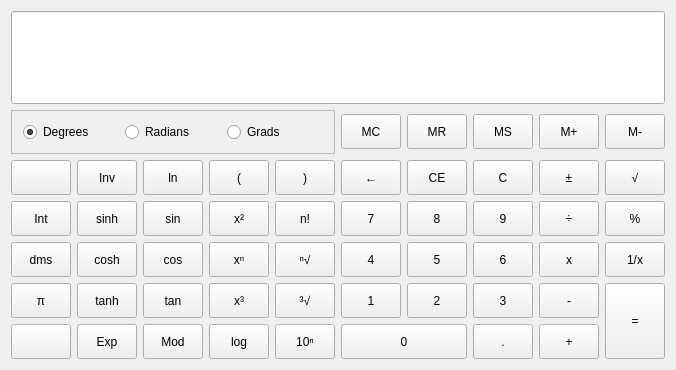
<?xml version="1.0" encoding="UTF-8"?>
<ui version="4.0">
 <class>MainWindow</class>
 <widget class="QMainWindow" name="MainWindow">
  <property name="geometry">
   <rect>
    <x>0</x>
    <y>0</y>
    <width>674</width>
    <height>370</height>
   </rect>
  </property>
  <property name="windowTitle">
   <string>MainWindow</string>
  </property>
  <widget class="QWidget" name="centralWidget">
   <layout class="QVBoxLayout" name="verticalLayout">
    <item>
     <widget class="InputBox" name="input">
      <property name="sizePolicy">
       <sizepolicy hsizetype="Expanding" vsizetype="Minimum">
        <horstretch>0</horstretch>
        <verstretch>0</verstretch>
       </sizepolicy>
      </property>
      <property name="font">
       <font>
        <pointsize>18</pointsize>
        <weight>75</weight>
        <bold>true</bold>
       </font>
      </property>
      <property name="alignment">
       <set>Qt::AlignRight|Qt::AlignTrailing|Qt::AlignVCenter</set>
      </property>
     </widget>
    </item>
    <item>
     <layout class="QGridLayout" name="gridLayout" rowstretch="0,0,0,0,0,0">
      <item row="3" column="5">
       <widget class="EventButton" name="btn4">
        <property name="minimumSize">
         <size>
          <width>60</width>
          <height>35</height>
         </size>
        </property>
        <property name="maximumSize">
         <size>
          <width>16777215</width>
          <height>16777215</height>
         </size>
        </property>
        <property name="text">
         <string>4</string>
        </property>
       </widget>
      </item>
      <item row="3" column="7">
       <widget class="EventButton" name="btn6">
        <property name="minimumSize">
         <size>
          <width>60</width>
          <height>35</height>
         </size>
        </property>
        <property name="maximumSize">
         <size>
          <width>16777215</width>
          <height>16777215</height>
         </size>
        </property>
        <property name="text">
         <string>6</string>
        </property>
       </widget>
      </item>
      <item row="2" column="0">
       <widget class="EventButton" name="pushButton_51">
        <property name="minimumSize">
         <size>
          <width>60</width>
          <height>35</height>
         </size>
        </property>
        <property name="maximumSize">
         <size>
          <width>16777215</width>
          <height>16777215</height>
         </size>
        </property>
        <property name="text">
         <string>Int</string>
        </property>
       </widget>
      </item>
      <item row="2" column="1">
       <widget class="EventButton" name="pushButton_52">
        <property name="minimumSize">
         <size>
          <width>60</width>
          <height>35</height>
         </size>
        </property>
        <property name="maximumSize">
         <size>
          <width>16777215</width>
          <height>16777215</height>
         </size>
        </property>
        <property name="text">
         <string>sinh</string>
        </property>
       </widget>
      </item>
      <item row="2" column="2">
       <widget class="EventButton" name="pushButton_53">
        <property name="minimumSize">
         <size>
          <width>60</width>
          <height>35</height>
         </size>
        </property>
        <property name="maximumSize">
         <size>
          <width>16777215</width>
          <height>16777215</height>
         </size>
        </property>
        <property name="text">
         <string>sin</string>
        </property>
       </widget>
      </item>
      <item row="2" column="4">
       <widget class="EventButton" name="pushButton_55">
        <property name="minimumSize">
         <size>
          <width>60</width>
          <height>35</height>
         </size>
        </property>
        <property name="maximumSize">
         <size>
          <width>16777215</width>
          <height>16777215</height>
         </size>
        </property>
        <property name="text">
         <string>n!</string>
        </property>
       </widget>
      </item>
      <item row="2" column="3">
       <widget class="EventButton" name="pushButton_54">
        <property name="minimumSize">
         <size>
          <width>60</width>
          <height>35</height>
         </size>
        </property>
        <property name="maximumSize">
         <size>
          <width>16777215</width>
          <height>16777215</height>
         </size>
        </property>
        <property name="text">
         <string>x²</string>
        </property>
       </widget>
      </item>
      <item row="1" column="4">
       <widget class="EventButton" name="btnRightBracket">
        <property name="minimumSize">
         <size>
          <width>60</width>
          <height>35</height>
         </size>
        </property>
        <property name="maximumSize">
         <size>
          <width>16777215</width>
          <height>16777215</height>
         </size>
        </property>
        <property name="text">
         <string>)</string>
        </property>
       </widget>
      </item>
      <item row="1" column="1">
       <widget class="EventButton" name="pushButton_44">
        <property name="minimumSize">
         <size>
          <width>60</width>
          <height>35</height>
         </size>
        </property>
        <property name="maximumSize">
         <size>
          <width>16777215</width>
          <height>16777215</height>
         </size>
        </property>
        <property name="text">
         <string>Inv</string>
        </property>
       </widget>
      </item>
      <item row="1" column="5">
       <widget class="EventButton" name="btnBack">
        <property name="minimumSize">
         <size>
          <width>60</width>
          <height>35</height>
         </size>
        </property>
        <property name="maximumSize">
         <size>
          <width>16777215</width>
          <height>16777215</height>
         </size>
        </property>
        <property name="text">
         <string>←</string>
        </property>
       </widget>
      </item>
      <item row="1" column="2">
       <widget class="EventButton" name="pushButton_45">
        <property name="minimumSize">
         <size>
          <width>60</width>
          <height>35</height>
         </size>
        </property>
        <property name="maximumSize">
         <size>
          <width>16777215</width>
          <height>16777215</height>
         </size>
        </property>
        <property name="text">
         <string>ln</string>
        </property>
       </widget>
      </item>
      <item row="1" column="0">
       <widget class="EventButton" name="pushButton_42">
        <property name="minimumSize">
         <size>
          <width>60</width>
          <height>35</height>
         </size>
        </property>
        <property name="maximumSize">
         <size>
          <width>16777215</width>
          <height>16777215</height>
         </size>
        </property>
        <property name="text">
         <string/>
        </property>
       </widget>
      </item>
      <item row="1" column="3">
       <widget class="EventButton" name="btnLeftBracket">
        <property name="minimumSize">
         <size>
          <width>60</width>
          <height>35</height>
         </size>
        </property>
        <property name="maximumSize">
         <size>
          <width>16777215</width>
          <height>16777215</height>
         </size>
        </property>
        <property name="text">
         <string>(</string>
        </property>
       </widget>
      </item>
      <item row="4" column="5">
       <widget class="EventButton" name="btn1">
        <property name="minimumSize">
         <size>
          <width>60</width>
          <height>35</height>
         </size>
        </property>
        <property name="maximumSize">
         <size>
          <width>16777215</width>
          <height>16777215</height>
         </size>
        </property>
        <property name="text">
         <string>1</string>
        </property>
       </widget>
      </item>
      <item row="4" column="9" rowspan="2">
       <widget class="EventButton" name="btnEquals">
        <property name="sizePolicy">
         <sizepolicy hsizetype="Minimum" vsizetype="Minimum">
          <horstretch>0</horstretch>
          <verstretch>0</verstretch>
         </sizepolicy>
        </property>
        <property name="minimumSize">
         <size>
          <width>60</width>
          <height>35</height>
         </size>
        </property>
        <property name="maximumSize">
         <size>
          <width>16777215</width>
          <height>16777215</height>
         </size>
        </property>
        <property name="text">
         <string>=</string>
        </property>
       </widget>
      </item>
      <item row="5" column="7">
       <widget class="EventButton" name="btnDecimal">
        <property name="minimumSize">
         <size>
          <width>60</width>
          <height>35</height>
         </size>
        </property>
        <property name="maximumSize">
         <size>
          <width>16777215</width>
          <height>16777215</height>
         </size>
        </property>
        <property name="text">
         <string>.</string>
        </property>
       </widget>
      </item>
      <item row="3" column="8">
       <widget class="EventButton" name="btnMultiply">
        <property name="minimumSize">
         <size>
          <width>60</width>
          <height>35</height>
         </size>
        </property>
        <property name="maximumSize">
         <size>
          <width>16777215</width>
          <height>16777215</height>
         </size>
        </property>
        <property name="text">
         <string>x</string>
        </property>
       </widget>
      </item>
      <item row="3" column="6">
       <widget class="EventButton" name="btn5">
        <property name="minimumSize">
         <size>
          <width>60</width>
          <height>35</height>
         </size>
        </property>
        <property name="maximumSize">
         <size>
          <width>16777215</width>
          <height>16777215</height>
         </size>
        </property>
        <property name="text">
         <string>5</string>
        </property>
       </widget>
      </item>
      <item row="0" column="6">
       <widget class="EventButton" name="btnMemReset">
        <property name="minimumSize">
         <size>
          <width>60</width>
          <height>35</height>
         </size>
        </property>
        <property name="maximumSize">
         <size>
          <width>16777215</width>
          <height>16777215</height>
         </size>
        </property>
        <property name="text">
         <string>MR</string>
        </property>
       </widget>
      </item>
      <item row="2" column="8">
       <widget class="EventButton" name="btnDivide">
        <property name="minimumSize">
         <size>
          <width>60</width>
          <height>35</height>
         </size>
        </property>
        <property name="maximumSize">
         <size>
          <width>16777215</width>
          <height>16777215</height>
         </size>
        </property>
        <property name="text">
         <string>÷</string>
        </property>
       </widget>
      </item>
      <item row="1" column="9">
       <widget class="EventButton" name="btnRoot">
        <property name="minimumSize">
         <size>
          <width>60</width>
          <height>35</height>
         </size>
        </property>
        <property name="maximumSize">
         <size>
          <width>16777215</width>
          <height>16777215</height>
         </size>
        </property>
        <property name="text">
         <string>√</string>
        </property>
       </widget>
      </item>
      <item row="2" column="9">
       <widget class="EventButton" name="btnPercent">
        <property name="minimumSize">
         <size>
          <width>60</width>
          <height>35</height>
         </size>
        </property>
        <property name="maximumSize">
         <size>
          <width>16777215</width>
          <height>16777215</height>
         </size>
        </property>
        <property name="text">
         <string>%</string>
        </property>
       </widget>
      </item>
      <item row="1" column="8">
       <widget class="EventButton" name="btnNegate">
        <property name="minimumSize">
         <size>
          <width>60</width>
          <height>35</height>
         </size>
        </property>
        <property name="maximumSize">
         <size>
          <width>16777215</width>
          <height>16777215</height>
         </size>
        </property>
        <property name="text">
         <string>±</string>
        </property>
       </widget>
      </item>
      <item row="4" column="8">
       <widget class="EventButton" name="btnMinus">
        <property name="minimumSize">
         <size>
          <width>60</width>
          <height>35</height>
         </size>
        </property>
        <property name="maximumSize">
         <size>
          <width>16777215</width>
          <height>16777215</height>
         </size>
        </property>
        <property name="text">
         <string>-</string>
        </property>
       </widget>
      </item>
      <item row="0" column="5">
       <widget class="EventButton" name="btnMemClear">
        <property name="minimumSize">
         <size>
          <width>60</width>
          <height>35</height>
         </size>
        </property>
        <property name="maximumSize">
         <size>
          <width>16777215</width>
          <height>16777215</height>
         </size>
        </property>
        <property name="text">
         <string>MC</string>
        </property>
       </widget>
      </item>
      <item row="0" column="7">
       <widget class="EventButton" name="btnMemSet">
        <property name="minimumSize">
         <size>
          <width>60</width>
          <height>35</height>
         </size>
        </property>
        <property name="maximumSize">
         <size>
          <width>16777215</width>
          <height>16777215</height>
         </size>
        </property>
        <property name="text">
         <string>MS</string>
        </property>
       </widget>
      </item>
      <item row="2" column="6">
       <widget class="EventButton" name="btn8">
        <property name="minimumSize">
         <size>
          <width>60</width>
          <height>35</height>
         </size>
        </property>
        <property name="maximumSize">
         <size>
          <width>16777215</width>
          <height>16777215</height>
         </size>
        </property>
        <property name="text">
         <string>8</string>
        </property>
       </widget>
      </item>
      <item row="0" column="8">
       <widget class="EventButton" name="btnMemPlus">
        <property name="minimumSize">
         <size>
          <width>60</width>
          <height>35</height>
         </size>
        </property>
        <property name="maximumSize">
         <size>
          <width>16777215</width>
          <height>16777215</height>
         </size>
        </property>
        <property name="text">
         <string>M+</string>
        </property>
       </widget>
      </item>
      <item row="1" column="7">
       <widget class="EventButton" name="btnClear">
        <property name="minimumSize">
         <size>
          <width>60</width>
          <height>35</height>
         </size>
        </property>
        <property name="maximumSize">
         <size>
          <width>16777215</width>
          <height>16777215</height>
         </size>
        </property>
        <property name="text">
         <string>C</string>
        </property>
       </widget>
      </item>
      <item row="4" column="6">
       <widget class="EventButton" name="btn2">
        <property name="minimumSize">
         <size>
          <width>60</width>
          <height>35</height>
         </size>
        </property>
        <property name="maximumSize">
         <size>
          <width>16777215</width>
          <height>16777215</height>
         </size>
        </property>
        <property name="text">
         <string>2</string>
        </property>
       </widget>
      </item>
      <item row="1" column="6">
       <widget class="EventButton" name="btnClearAll">
        <property name="minimumSize">
         <size>
          <width>60</width>
          <height>35</height>
         </size>
        </property>
        <property name="maximumSize">
         <size>
          <width>16777215</width>
          <height>16777215</height>
         </size>
        </property>
        <property name="text">
         <string>CE</string>
        </property>
       </widget>
      </item>
      <item row="2" column="7">
       <widget class="EventButton" name="btn9">
        <property name="minimumSize">
         <size>
          <width>60</width>
          <height>35</height>
         </size>
        </property>
        <property name="maximumSize">
         <size>
          <width>16777215</width>
          <height>16777215</height>
         </size>
        </property>
        <property name="text">
         <string>9</string>
        </property>
       </widget>
      </item>
      <item row="2" column="5">
       <widget class="EventButton" name="btn7">
        <property name="minimumSize">
         <size>
          <width>60</width>
          <height>35</height>
         </size>
        </property>
        <property name="maximumSize">
         <size>
          <width>16777215</width>
          <height>16777215</height>
         </size>
        </property>
        <property name="text">
         <string>7</string>
        </property>
       </widget>
      </item>
      <item row="0" column="9">
       <widget class="EventButton" name="btnMemMinus">
        <property name="minimumSize">
         <size>
          <width>60</width>
          <height>35</height>
         </size>
        </property>
        <property name="maximumSize">
         <size>
          <width>16777215</width>
          <height>16777215</height>
         </size>
        </property>
        <property name="text">
         <string>M-</string>
        </property>
       </widget>
      </item>
      <item row="4" column="7">
       <widget class="EventButton" name="btn3">
        <property name="minimumSize">
         <size>
          <width>60</width>
          <height>35</height>
         </size>
        </property>
        <property name="maximumSize">
         <size>
          <width>16777215</width>
          <height>16777215</height>
         </size>
        </property>
        <property name="text">
         <string>3</string>
        </property>
       </widget>
      </item>
      <item row="3" column="0">
       <widget class="EventButton" name="pushButton_56">
        <property name="minimumSize">
         <size>
          <width>60</width>
          <height>35</height>
         </size>
        </property>
        <property name="maximumSize">
         <size>
          <width>16777215</width>
          <height>16777215</height>
         </size>
        </property>
        <property name="text">
         <string>dms</string>
        </property>
       </widget>
      </item>
      <item row="3" column="1">
       <widget class="EventButton" name="pushButton_57">
        <property name="minimumSize">
         <size>
          <width>60</width>
          <height>35</height>
         </size>
        </property>
        <property name="maximumSize">
         <size>
          <width>16777215</width>
          <height>16777215</height>
         </size>
        </property>
        <property name="text">
         <string>cosh</string>
        </property>
       </widget>
      </item>
      <item row="3" column="2">
       <widget class="EventButton" name="pushButton_58">
        <property name="minimumSize">
         <size>
          <width>60</width>
          <height>35</height>
         </size>
        </property>
        <property name="maximumSize">
         <size>
          <width>16777215</width>
          <height>16777215</height>
         </size>
        </property>
        <property name="text">
         <string>cos</string>
        </property>
       </widget>
      </item>
      <item row="3" column="3">
       <widget class="EventButton" name="pushButton_59">
        <property name="minimumSize">
         <size>
          <width>60</width>
          <height>35</height>
         </size>
        </property>
        <property name="maximumSize">
         <size>
          <width>16777215</width>
          <height>16777215</height>
         </size>
        </property>
        <property name="text">
         <string>xⁿ</string>
        </property>
       </widget>
      </item>
      <item row="3" column="4">
       <widget class="EventButton" name="pushButton_60">
        <property name="minimumSize">
         <size>
          <width>60</width>
          <height>35</height>
         </size>
        </property>
        <property name="maximumSize">
         <size>
          <width>16777215</width>
          <height>16777215</height>
         </size>
        </property>
        <property name="text">
         <string>ⁿ√</string>
        </property>
       </widget>
      </item>
      <item row="3" column="9">
       <widget class="EventButton" name="btnReciprocal">
        <property name="minimumSize">
         <size>
          <width>60</width>
          <height>35</height>
         </size>
        </property>
        <property name="maximumSize">
         <size>
          <width>16777215</width>
          <height>16777215</height>
         </size>
        </property>
        <property name="text">
         <string>1/x</string>
        </property>
       </widget>
      </item>
      <item row="5" column="8">
       <widget class="EventButton" name="btnPlus">
        <property name="minimumSize">
         <size>
          <width>60</width>
          <height>35</height>
         </size>
        </property>
        <property name="maximumSize">
         <size>
          <width>16777215</width>
          <height>16777215</height>
         </size>
        </property>
        <property name="text">
         <string>+</string>
        </property>
       </widget>
      </item>
      <item row="5" column="5" colspan="2">
       <widget class="EventButton" name="btn0">
        <property name="minimumSize">
         <size>
          <width>60</width>
          <height>35</height>
         </size>
        </property>
        <property name="maximumSize">
         <size>
          <width>16777215</width>
          <height>16777215</height>
         </size>
        </property>
        <property name="text">
         <string>0</string>
        </property>
       </widget>
      </item>
      <item row="4" column="0">
       <widget class="EventButton" name="pushButton_61">
        <property name="minimumSize">
         <size>
          <width>60</width>
          <height>35</height>
         </size>
        </property>
        <property name="maximumSize">
         <size>
          <width>16777215</width>
          <height>16777215</height>
         </size>
        </property>
        <property name="text">
         <string>π</string>
        </property>
       </widget>
      </item>
      <item row="4" column="1">
       <widget class="EventButton" name="pushButton_62">
        <property name="minimumSize">
         <size>
          <width>60</width>
          <height>35</height>
         </size>
        </property>
        <property name="maximumSize">
         <size>
          <width>16777215</width>
          <height>16777215</height>
         </size>
        </property>
        <property name="text">
         <string>tanh</string>
        </property>
       </widget>
      </item>
      <item row="4" column="2">
       <widget class="EventButton" name="pushButton_63">
        <property name="minimumSize">
         <size>
          <width>60</width>
          <height>35</height>
         </size>
        </property>
        <property name="maximumSize">
         <size>
          <width>16777215</width>
          <height>16777215</height>
         </size>
        </property>
        <property name="text">
         <string>tan</string>
        </property>
       </widget>
      </item>
      <item row="4" column="3">
       <widget class="EventButton" name="pushButton_64">
        <property name="minimumSize">
         <size>
          <width>60</width>
          <height>35</height>
         </size>
        </property>
        <property name="maximumSize">
         <size>
          <width>16777215</width>
          <height>16777215</height>
         </size>
        </property>
        <property name="text">
         <string>x³</string>
        </property>
       </widget>
      </item>
      <item row="4" column="4">
       <widget class="EventButton" name="pushButton_65">
        <property name="minimumSize">
         <size>
          <width>60</width>
          <height>35</height>
         </size>
        </property>
        <property name="maximumSize">
         <size>
          <width>16777215</width>
          <height>16777215</height>
         </size>
        </property>
        <property name="text">
         <string>³√</string>
        </property>
       </widget>
      </item>
      <item row="5" column="0">
       <widget class="EventButton" name="pushButton_66">
        <property name="minimumSize">
         <size>
          <width>60</width>
          <height>35</height>
         </size>
        </property>
        <property name="maximumSize">
         <size>
          <width>16777215</width>
          <height>16777215</height>
         </size>
        </property>
        <property name="text">
         <string/>
        </property>
       </widget>
      </item>
      <item row="5" column="1">
       <widget class="EventButton" name="pushButton_67">
        <property name="minimumSize">
         <size>
          <width>60</width>
          <height>35</height>
         </size>
        </property>
        <property name="maximumSize">
         <size>
          <width>16777215</width>
          <height>16777215</height>
         </size>
        </property>
        <property name="text">
         <string>Exp</string>
        </property>
       </widget>
      </item>
      <item row="5" column="2">
       <widget class="EventButton" name="pushButton_68">
        <property name="minimumSize">
         <size>
          <width>60</width>
          <height>35</height>
         </size>
        </property>
        <property name="maximumSize">
         <size>
          <width>16777215</width>
          <height>16777215</height>
         </size>
        </property>
        <property name="text">
         <string>Mod</string>
        </property>
       </widget>
      </item>
      <item row="5" column="3">
       <widget class="EventButton" name="pushButton_69">
        <property name="minimumSize">
         <size>
          <width>60</width>
          <height>35</height>
         </size>
        </property>
        <property name="maximumSize">
         <size>
          <width>16777215</width>
          <height>16777215</height>
         </size>
        </property>
        <property name="text">
         <string>log</string>
        </property>
       </widget>
      </item>
      <item row="5" column="4">
       <widget class="EventButton" name="pushButton_70">
        <property name="minimumSize">
         <size>
          <width>60</width>
          <height>35</height>
         </size>
        </property>
        <property name="maximumSize">
         <size>
          <width>16777215</width>
          <height>16777215</height>
         </size>
        </property>
        <property name="text">
         <string>10ⁿ</string>
        </property>
       </widget>
      </item>
      <item row="0" column="0" colspan="5">
       <widget class="QFrame" name="frame">
        <property name="frameShape">
         <enum>QFrame::StyledPanel</enum>
        </property>
        <property name="frameShadow">
         <enum>QFrame::Raised</enum>
        </property>
        <layout class="QHBoxLayout" name="horizontalLayout_2">
         <item>
          <widget class="QRadioButton" name="radioButton">
           <property name="sizePolicy">
            <sizepolicy hsizetype="Minimum" vsizetype="Fixed">
             <horstretch>0</horstretch>
             <verstretch>0</verstretch>
            </sizepolicy>
           </property>
           <property name="text">
            <string>Degrees</string>
           </property>
           <property name="checked">
            <bool>true</bool>
           </property>
          </widget>
         </item>
         <item>
          <widget class="QRadioButton" name="radioButton_2">
           <property name="sizePolicy">
            <sizepolicy hsizetype="Minimum" vsizetype="Fixed">
             <horstretch>0</horstretch>
             <verstretch>0</verstretch>
            </sizepolicy>
           </property>
           <property name="text">
            <string>Radians</string>
           </property>
          </widget>
         </item>
         <item>
          <widget class="QRadioButton" name="radioButton_3">
           <property name="sizePolicy">
            <sizepolicy hsizetype="Minimum" vsizetype="Fixed">
             <horstretch>0</horstretch>
             <verstretch>0</verstretch>
            </sizepolicy>
           </property>
           <property name="text">
            <string>Grads</string>
           </property>
          </widget>
         </item>
        </layout>
       </widget>
      </item>
     </layout>
    </item>
   </layout>
  </widget>
 </widget>
 <layoutdefault spacing="6" margin="11"/>
 <customwidgets>
  <customwidget>
   <class>InputBox</class>
   <extends>QLineEdit</extends>
   <header>inputbox.h</header>
  </customwidget>
  <customwidget>
   <class>EventButton</class>
   <extends>QPushButton</extends>
   <header>eventbutton.h</header>
  </customwidget>
 </customwidgets>
 <resources/>
 <connections/>
</ui>
